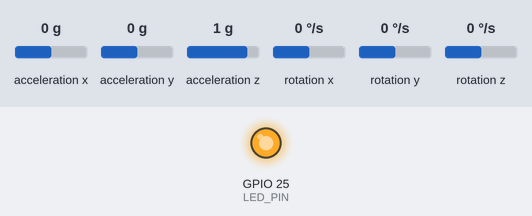
Bench run of a sketch on a simulated ESP32. Parts: output pins drawn as LEDs (lit = HIGH). Wiring (inferred from the names in the program): MPU-6050 motion sensor at I2C address 0x68. The inputs (shaded band) are chosen by the test bench; at power-on: acceleration x 0 g, acceleration y 0 g, acceleration z 1 g, rotation x 0 °/s, rotation y 0 °/s, rotation z 0 °/s. What the sketch prints to the serial monitor is not drawn.

Above: at 0.1 s.
At 0.8 s:
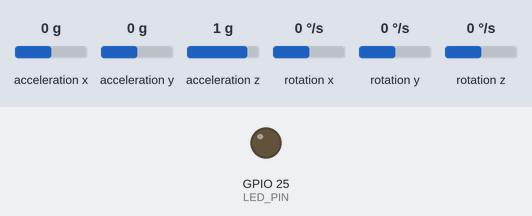
Timing chart, 0 to 2.3 s (numbered marks = the images above):
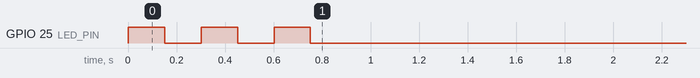

The sketch:

fall_detector.ino
```cpp
/**
 * On-Device Fall Detector with False-Alarm Suppression
 * Hardware: ESP32 DevKit V1 + MPU6050 (I2C: SDA=21, SCL=22, addr=0x68) + LED (GPIO 25)
 * Sampling Rate: 100 Hz (10,000 us non-blocking interval via micros())
 *
 * Key Firmware Highlights:
 * [1] 100 Hz Deterministic Loop: Non-blocking micros() scheduling polls MPU6050 at 400 kHz I2C.
 * [2] Orientation-Independent Magnitudes: Euclidean norms (accMag, gyrMag) work regardless of sensor axis orientation.
 * [3] 500 ms Lookback Buffer (LOOKBACK_N = 50): On impact (> 2.5 g), checks prior 0.5 s for free-fall (< 0.6 g) or rotation (> 200 deg/s).
 * [4] Multi-Stage False-Alarm Suppression: SETTLE (1000 ms) absorbs bounce, then OBSERVE (1500 ms) checks stillness; > 20% motion suppresses false alarms.
 * [5] Real-Time Alert & Latency Benchmark: ALERT (10000 ms) blinks LED on GPIO 25, logs FALL DETECTED, and tracks max per-sample time (up to 374 us).
 */

#include <Wire.h>

// [Mode Config] 0 = raw CSV telemetry streaming, 1 = real-time FSM fall detection
#define MODE_COLLECT 0
#define MODE_DETECT  1
#define MODE         MODE_DETECT

#define DEBUG_PRINT  0

// [Hardware Pins & Timing] I2C on GPIO 21/22, status LED on GPIO 25, 100 Hz loop (10,000 us)
const uint8_t  SDA_PIN  = 21;
const uint8_t  SCL_PIN  = 22;
const uint8_t  LED_PIN  = 25;
const uint8_t  MPU_ADDR = 0x68;
const uint32_t INTERVAL_US = 10000;

// [Detection & Suppression Thresholds] Impact, pre-impact lookback, post-impact stillness & alert timing
const float    IMPACT_G        = 2.5f;
const float    FREEFALL_G      = 0.6f;
const float    GYRO_DPS        = 200.0f;
const int      LOOKBACK_N      = 50;     // 50 samples at 100 Hz = 500 ms pre-impact window
const uint32_t SETTLE_MS       = 1000;   // 1.0 s mechanical bounce settling window
const uint32_t STILL_MS        = 1500;   // 1.5 s post-impact stillness check window
const float    STILL_LO_G      = 0.75f;
const float    STILL_HI_G      = 1.25f;
const float    STILL_GYR_DPS   = 50.0f;
const float    MAX_MOVING_FRAC = 0.2f;   // Suppress false alarm if > 20% of OBSERVE samples show motion
const uint32_t ALERT_MS        = 10000;

uint32_t nextTick;
bool sensorOk = false;

// Write single byte to MPU6050 register over I2C
void writeReg(uint8_t reg, uint8_t val) {
  Wire.beginTransmission(MPU_ADDR);
  Wire.write(reg);
  Wire.write(val);
  Wire.endTransmission();
}

// Read single byte from MPU6050 register over I2C
uint8_t readReg(uint8_t reg) {
  Wire.beginTransmission(MPU_ADDR);
  Wire.write(reg);
  Wire.endTransmission(false);
  Wire.requestFrom((uint16_t)MPU_ADDR, (uint8_t)1, true);
  return Wire.available() ? Wire.read() : 0xFF;
}

// Burst-read 14 bytes (accel + temp + gyro) and convert to g and deg/s
bool readSensor(float &ax, float &ay, float &az, float &gx, float &gy, float &gz) {
  Wire.beginTransmission(MPU_ADDR);
  Wire.write(0x3B);
  if (Wire.endTransmission(false) != 0) return false;
  if (Wire.requestFrom((uint16_t)MPU_ADDR, (uint8_t)14, true) != 14) return false;

  int16_t v[7];
  for (int i = 0; i < 7; i++) {
    int16_t hi = Wire.read();
    int16_t lo = Wire.read();
    v[i] = (int16_t)((hi << 8) | lo);
  }
  ax = v[0] / 4096.0f;  ay = v[1] / 4096.0f;  az = v[2] / 4096.0f; // +/-8g scale
  gx = v[4] / 65.5f;    gy = v[5] / 65.5f;    gz = v[6] / 65.5f;   // +/-500 deg/s scale
  return true;
}

void blinkLed(int times, int ms) {
  for (int i = 0; i < times; i++) {
    digitalWrite(LED_PIN, HIGH); delay(ms);
    digitalWrite(LED_PIN, LOW);  delay(ms);
  }
}

#if MODE == MODE_DETECT

// [FSM States] IDLE -> SETTLE (1000 ms bounce) -> OBSERVE (1500 ms stillness) -> ALERT (10000 ms LED)
enum State { IDLE, SETTLE, OBSERVE, ALERT };
State state = IDLE;

float accHist[LOOKBACK_N];
float gyrHist[LOOKBACK_N];
int   histIdx = 0;

uint32_t tState = 0;
int      obsTotal = 0, obsMoving = 0;
float    peakAcc = 0;
uint32_t maxStepUs = 0;

void resetHistory() {
  for (int i = 0; i < LOOKBACK_N; i++) { accHist[i] = 1.0f; gyrHist[i] = 0.0f; }
  histIdx = 0;
}

// Run one step of the fall detection & false-alarm suppression FSM
void processSample(float accMag, float gyrMag, uint32_t now) {
  switch (state) {
    case IDLE: {
      // Check impact (> IMPACT_G) paired with prior free-fall (< FREEFALL_G) or rotation (> GYRO_DPS)
      if (accMag > IMPACT_G) {
        float minAcc = accMag, maxGyr = gyrMag;
        for (int i = 0; i < LOOKBACK_N; i++) {
          if (accHist[i] < minAcc) minAcc = accHist[i];
          if (gyrHist[i] > maxGyr) maxGyr = gyrHist[i];
        }
        if (minAcc < FREEFALL_G || maxGyr > GYRO_DPS) {
          state = SETTLE;
          tState = now;
          peakAcc = accMag;
          Serial.printf("Impact: %.2f g, min before impact %.2f g, max rotation %.0f deg/s", accMag, minAcc, maxGyr);
          Serial.println();
        }
      }
      accHist[histIdx] = accMag;
      gyrHist[histIdx] = gyrMag;
      histIdx = (histIdx + 1) % LOOKBACK_N;
      break;
    }

    case SETTLE:
      // Wait SETTLE_MS for mechanical shock/bounce to dissipate before checking stillness
      if (now - tState >= SETTLE_MS) {
        state = OBSERVE;
        tState = now;
        obsTotal = 0;
        obsMoving = 0;
      }
      break;

    case OBSERVE:
      // Count samples outside stationary 1g/low-gyro band over STILL_MS window
      obsTotal++;
      if (accMag < STILL_LO_G || accMag > STILL_HI_G || gyrMag > STILL_GYR_DPS) obsMoving++;
      if (now - tState >= STILL_MS) {
        if (obsMoving <= MAX_MOVING_FRAC * obsTotal) {
          state = ALERT;
          tState = now;
          Serial.println("!!! FALL DETECTED !!!");
          Serial.printf("Max processing time per sample: %u us", (unsigned)maxStepUs);
          Serial.println();
        } else {
          // Suppress alert when ongoing movement indicates recovery or non-fall motion
          Serial.println("Movement after impact - false alarm suppressed");
          resetHistory();
          state = IDLE;
        }
      }
      break;

    case ALERT:
      // Blink status LED on GPIO 25 during ALERT_MS, then return cleanly to IDLE
      digitalWrite(LED_PIN, ((now / 150) % 2) ? HIGH : LOW);
      if (now - tState >= ALERT_MS) {
        digitalWrite(LED_PIN, LOW);
        resetHistory();
        state = IDLE;
        Serial.println("Alert cleared, monitoring again");
      }
      break;
  }
}
#endif

void setup() {
  Serial.begin(115200);
  pinMode(LED_PIN, OUTPUT);
  digitalWrite(LED_PIN, LOW);

  Wire.begin(SDA_PIN, SCL_PIN);
  Wire.setClock(400000);

  uint8_t who = readReg(0x75);
  sensorOk = (who != 0xFF);
  if (!sensorOk) {
    Serial.println("MPU6050 not found! Check SDA/SCL, 3V3, GND, AD0.");
    while (true) blinkLed(1, 80);
  }

  // Wake MPU6050, enable ~44 Hz DLPF (0x03), set gyro +/-500 deg/s (0x08) and accel +/-8g (0x10)
  writeReg(0x6B, 0x00);
  writeReg(0x1A, 0x03);
  writeReg(0x1B, 0x08);
  writeReg(0x1C, 0x10);

#if MODE == MODE_DETECT
  Serial.printf("MPU6050 found (WHO_AM_I=0x%02X). Mode: fall detector", who);
  Serial.println();
  resetHistory();
#endif
  blinkLed(3, 150);
  nextTick = micros();
}

void loop() {
  // [100 Hz Scheduler] Run every 10,000 us without blocking delay()
  uint32_t nowUs = micros();
  if ((int32_t)(nowUs - nextTick) < 0) return;
  nextTick += INTERVAL_US;
  if ((int32_t)(nowUs - nextTick) > 100000) nextTick = nowUs;

  float ax, ay, az, gx, gy, gz;
  if (!readSensor(ax, ay, az, gx, gy, gz)) return;

  // [Orientation-Independent Norms] Combine 3-axis accel and gyro into scalar magnitudes
  float accMag = sqrtf(ax * ax + ay * ay + az * az);
  float gyrMag = sqrtf(gx * gx + gy * gy + gz * gz);

#if MODE == MODE_COLLECT
  Serial.print(ax, 3);     Serial.print(',');
  Serial.print(ay, 3);     Serial.print(',');
  Serial.print(az, 3);     Serial.print(',');
  Serial.print(gx, 2);     Serial.print(',');
  Serial.print(gy, 2);     Serial.print(',');
  Serial.print(gz, 2);     Serial.print(',');
  Serial.print(accMag, 3); Serial.print(',');
  Serial.println(gyrMag, 2);
  digitalWrite(LED_PIN, (millis() / 500) % 2);
#else
  // [Latency Benchmark] Measure per-sample FSM execution time in microseconds (max ~374 us)
  uint32_t t0 = micros();
  processSample(accMag, gyrMag, millis());
  uint32_t dt = micros() - t0;
  if (dt > maxStepUs) maxStepUs = dt;

  #if DEBUG_PRINT
  static uint32_t lastDbg = 0;
  if (millis() - lastDbg >= 100) {
    lastDbg = millis();
    Serial.printf("accMag:%.2f gyrMag:%.1f", accMag, gyrMag);
    Serial.println();
  }
  #endif
#endif
}
```
